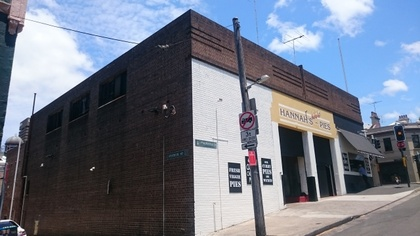
%> input picture (Sample Images)/DSC_0764.JPG, 420 x 236 px, shrunk from 640 x 360 before the run
$ octave main.m   (GNU Octave 9; MATLAB toolbox functions it lacks are replaced by stand-ins)
%> lines starting %> are read from the running program, lines starting %| are printed output that depends on the picture; in (x1, y1, x2, y2) boxes, pixels count from 0 and x2, y2 are one past the last pixel; in counts of white or black regions, pixels touching at a corner belong together; the program's own positions count from 1
%> further down, curFrm is the input picture: size 236x420x3 uint8; mean R, G, B 113.6, 120.8, 135.9
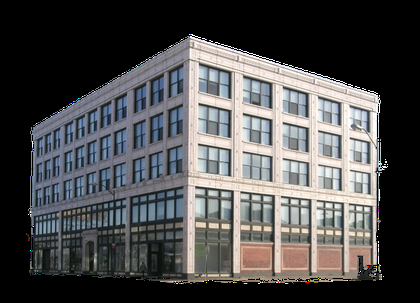
%> input picture (Sample Images)/Garfield_Building_Detroit.png, 420 x 303 px, shrunk from 640 x 461 before the run
%> further down, modelFrm is the input picture: size 303x420x3 uint8; mean R, G, B 77.7, 77.6, 78.1
### (AAA) Project folder/Dump old files/getLines.m
function lines = getLines(grayIm, minLen)
%> called with minLen = 40

[dX, dY] = gradient(conv2(double(grayIm), fspecial('gaussian', 7, 1.5), 'same'));
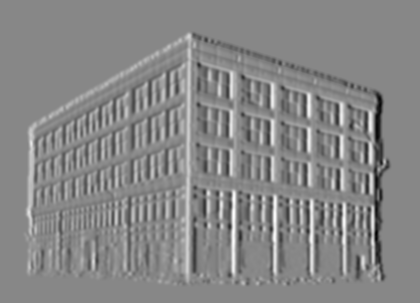
%> dX: size 303x420 double; min -47.28, max 42.03, mean 0; drawn with min black and max white
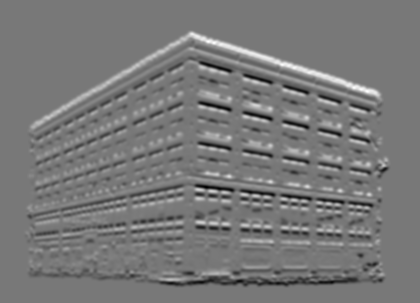
%> dY: size 303x420 double; min -39.47, max 43.93, mean 0; drawn with min black and max white

im_canny = edge(grayIm, 'canny');
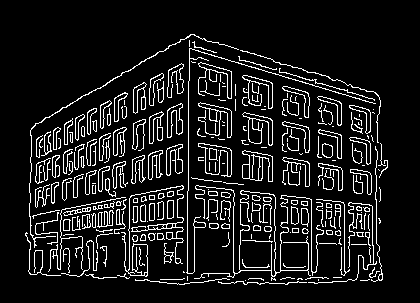
%> im_canny: size 303x420 logical; 10.5% white in thin lines or dots, all inside (x1, y1, x2, y2) = (25, 34, 388, 285)

im_canny([1 2 end-1 end], :) = 0;
im_canny(:, [1 2 end-1 end]) = 0;
height = size(im_canny, 1);

ind = find(im_canny > 0);
%> ind = 13341 values from 7809 to 117429

num_dir = 8;

dX_ind = dX(ind);
dY_ind = dY(ind);
a_ind = atan(dY_ind ./ (dX_ind+1E-10));
a_ind = ceil(mod(a_ind/pi*num_dir-0.5, num_dir));

for i = 1:num_dir
    direction(i).ind = ind(find(a_ind==i));
end
%> after the loop, direction = 8 items

lines = zeros(2000, 9);

used = zeros(size(im_canny));

line_count = 0;
for k = 1:num_dir

    num_ind = 0;
    for m = (k-1):k+1
        num_ind = num_ind + sum(~used(direction(mod(m-1, num_dir)+1).ind));
    end

    ind = zeros(num_ind, 1);
    dir_im = zeros(size(im_canny));

    count = 0;
    for m = (k-1):k+1
        m2 = mod(m-1, num_dir)+1;
        tind = direction(m2).ind(~used(direction(m2).ind));
        tmpcount = length(tind);
        ind(count+1:count+tmpcount) = tind;
        count = count + tmpcount;
    end
    dir_im(ind) = 1;

    [tmpL, num_edges] = bwlabel(dir_im, 8);


    edge_size = zeros(num_edges, 1);
    edges = repmat(struct('ind', zeros(200, 1)), num_edges, 1);
    for i = 1:length(ind)
        id = tmpL(ind(i));
        edge_size(id) = edge_size(id) + 1;
        edges(id).ind(edge_size(id)) = ind(i);
    end
    for i = 1:num_edges
        edges(i).ind = edges(i).ind(1:edge_size(i));
    end

    for id = 1:num_edges
        if edge_size(id) > minLen

            x = mod(edges(id).ind-1, height)+1;
            y = floor((edges(id).ind-1) / height)+1;

            mean_x = mean(x);
            mean_y = mean(y);
            zmx = (x-mean_x);
            zmy = (y-mean_y);
            D = [sum(zmx.^2) sum(zmx.*zmy); sum(zmx.*zmy) sum(zmy.^2)];
            [v, lambda] = eig(D);
            theta = atan2(v(2, 2) , v(1, 2));
            if lambda(1,1)>0
                conf = lambda(2,2)/lambda(1,1);
            else
                conf = 100000;
            end

            if conf >= 400
                line_count = line_count+1;
                used(edges(id).ind) = 1;
                l = sqrt((max(x)-min(x))^2 + (max(y)-min(y))^2);
                x1 = mean_x - cos(theta)*l/2;
                x2 = mean_x + cos(theta)*l/2;
                y1 = mean_y - sin(theta)*l/2;
                y2 = mean_y + sin(theta)*l/2;

                theta = theta - pi / 2;

                r = mean_x*cos(theta)+mean_y*sin(theta);

                lines(line_count, 1:9) = [x1 x2 y1 y2 theta r l mean_x mean_y];


            end
        end
    end

end
%> this loop made 8 passes
%> num_edges on passes 1 to 8: 747, 752, 718, 615, 644, 791, 732, 647
%> pass 1, in getLines, `[tmpL, num_edges] = bwlabel(dir_im, 8);`:
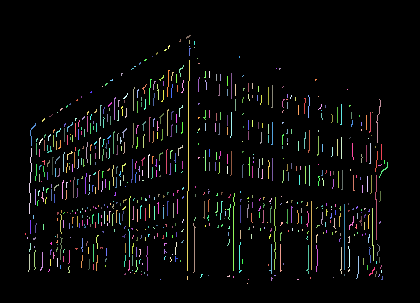
%> tmpL: size 303x420 double; 748 distinct labels, from 0 to 747; one colour per label, 0 black
%> pass 3, in getLines, `[tmpL, num_edges] = bwlabel(dir_im, 8);`:
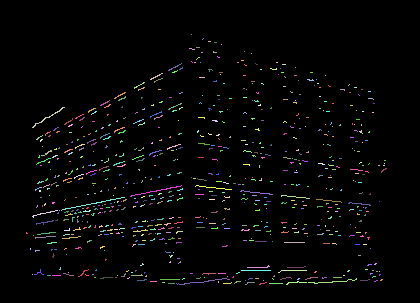
%> tmpL: size 303x420 double; 719 distinct labels, from 0 to 718; one colour per label, 0 black
%> after the loop:
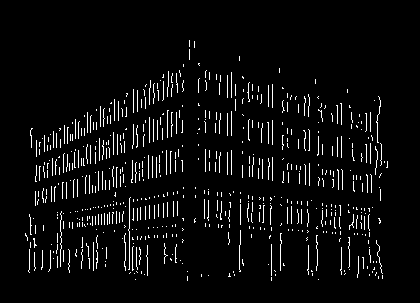
%> dir_im: size 303x420 double; values 0 (black) and 1 (white), 4.7% white in thin lines or dots, all inside (x1, y1, x2, y2) = (25, 40, 388, 281)
%> after the loop, D = [9351.6 -635.4; -635.4 73.28]; conf = 313.5; edge_size = 647 values, max 74 at index 205, min 1 at index 6, mean 9.33; edges = 647 items; ind = 6037 values, max 117429 at index 6037, min 7809 at index 4951, mean 59241.7; l = 41.01; lambda = [29.96 0; 0 9394.9]; line_count = 23; mean_x = 120.3; mean_y = 378.9; r = 246.9; theta = 3.07; v = [-0.068 -0.998; -0.998 0.068]; x = 50 values, max 143 at index 2, min 97 at index 1, mean 120.3; x1 = 272.5; x2 = 231.5; y = 50 values, max 381 at index 41, min 377 at index 5, mean 378.9; y1 = 239.9; y2 = 240.9; zmx = 50 values, max 22.74 at index 2, min -23.26 at index 1, mean -5.12e-15; zmy = 50 values, max 2.12 at index 41, min -1.88 at index 5, mean 4.55e-15
%> (the rest of the program and of its run is left out)
